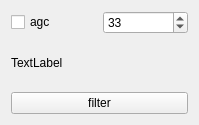
<?xml version="1.0" encoding="UTF-8"?>
<ui version="4.0">
 <class>plutoWidget</class>
 <widget class="QWidget" name="plutoWidget">
  <property name="geometry">
   <rect>
    <x>0</x>
    <y>0</y>
    <width>199</width>
    <height>125</height>
   </rect>
  </property>
  <property name="windowTitle">
   <string>Pluto control</string>
  </property>
  <property name="toolTip">
   <string>Pluto support is experimental. I do not have one so testing was limited.</string>
  </property>
  <layout class="QVBoxLayout" name="verticalLayout">
   <item>
    <layout class="QHBoxLayout" name="horizontalLayout_2">
     <item>
      <widget class="QCheckBox" name="agcControl">
       <property name="text">
        <string>agc</string>
       </property>
      </widget>
     </item>
     <item>
      <widget class="QSpinBox" name="gainControl">
       <property name="maximum">
        <number>73</number>
       </property>
       <property name="value">
        <number>33</number>
       </property>
      </widget>
     </item>
    </layout>
   </item>
   <item>
    <widget class="QLabel" name="state">
     <property name="text">
      <string>TextLabel</string>
     </property>
    </widget>
   </item>
   <item>
    <layout class="QHBoxLayout" name="horizontalLayout">
     <item>
      <widget class="QPushButton" name="filterButton">
       <property name="toolTip">
        <string>The filter button. The pluto has a possibility of loading a filter configuration and enabling (or
disabling it). By default a filter configuration is loaded and enabled. The text on the button states what the effect of touching it is. If the button text reads &quot;filter on&quot;, it therefore means that the
filter is disabled, but will be enabled by touching the button.</string>
       </property>
       <property name="text">
        <string>filter</string>
       </property>
      </widget>
     </item>
    </layout>
   </item>
  </layout>
 </widget>
 <resources/>
 <connections/>
</ui>
